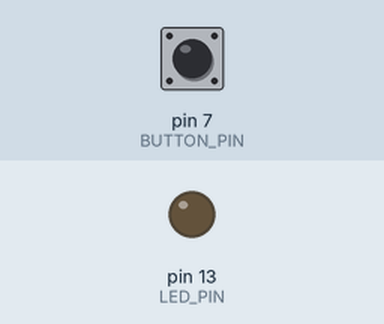
Recording of a sketch running on a simulated Arduino Uno, built with avr-gcc and run on an emulated ATmega328P. Shown: output pins drawn as LEDs (lit = HIGH). Dashed ring = blinking. The test bench sets the inputs (shaded band); at power-on: pin 7 (BUTTON_PIN) LOW. No radio packets arrive unless stated; what the sketch prints to the serial monitor is not drawn.

Above: at 1.2 s.
1.3 s: pin 7 (BUTTON_PIN) pulled HIGH for 1 s
At 1.7 s:
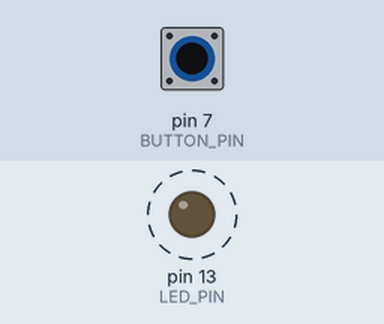
3.8 s: pin 7 (BUTTON_PIN) pulled HIGH for 3.2 s
At 8.1 s:
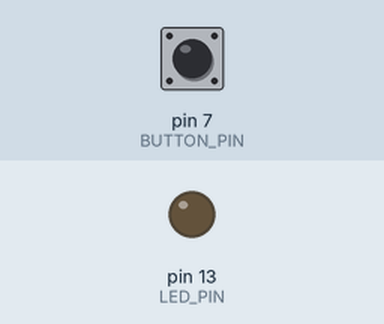
Timing chart, 0 to 9.6 s (numbered marks = the images above; inputs shaded):
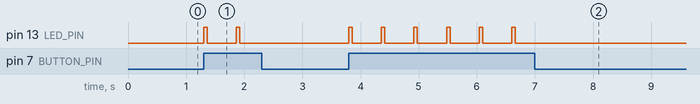

The sketch:

rfask_transmitter.ino
```cpp
//
// SparkFun Electronics 2011
// NPoole
//
// RF ASK Transmitter/Reciever Example
//
// This code depends on the VirtualWire Library for Arduino and is
// based on the example code provided by Mike McCauley (mikem@open.com.au)
// See VirtualWire.h for detailed API docs.
//
// This example shows how to use the VirtualWire library to send and receive
// simple messages and use them to control digital I/O pins. Buttons are
// connected to the transmitting Arduino on pins 8-11 (to ground, internal 20k
// pull-up resistors are set in the code) and in the same fashion,
// LEDs are connected to the recieving Arduino on pins 8-11. When a button is
// pressed on the transmitter, the corresponding LED will light on the reciever.
// This document contains both transmitter and reciever code, simply de-comment
// the piece of code you need to use.

#include <VirtualWire.h>

#define BUTTON_PIN 7
#define LED_PIN 13

char buf[VW_MAX_MESSAGE_LEN];

void setup() {
  pinMode(BUTTON_PIN, INPUT);
  pinMode(LED_PIN, OUTPUT);
  Serial.begin(9600);	  // Debugging only
  Serial.println("setup");

  // Initialise the IO and ISR
  vw_set_tx_pin(2);
  vw_setup(2000);	    // Bits per sec
}

void loop() {
  if (digitalRead(BUTTON_PIN) == HIGH) {
    const char *msg = "hello precious";
    digitalWrite(LED_PIN, HIGH);
    vw_send((uint8_t *)msg, strlen(msg));
    vw_wait_tx(); // Wait until the whole message is gone
    digitalWrite(LED_PIN, LOW);
    delay(500); // Refuse to send messages too quickly
  }

  // if (Serial.available()) {
  //   delay(200); // Wait for entire message to arrive
  //   buf[0] = '\0'; // Erase the buffer string

  //   // Read all the data from the serial port into the buffer
  //   int i = 0;
  //   while (Serial.available()) {
  //     buf[i] = Serial.read();
  //   }

  //   // Serial.println(buf);

  //   // Send the message over RF
  //   digitalWrite(LED_PIN, HIGH);
  //   vw_send((uint8_t *)buf, strlen(buf));
  //   vw_wait_tx(); // Wait until the whole message is gone
  //   digitalWrite(LED_PIN, LOW);
  // }
}
```

Measured:
- after the input at 1.3 s, pin 13 (LED_PIN): alternates HIGH for 0.06 s and LOW for 0.50 s, 4 changes in all, then stays LOW, starting at once
- after the input at 3.8 s, pin 13 (LED_PIN): alternates HIGH for 0.06 s and LOW for 0.50 s, 12 changes in all, then stays LOW, starting at once
